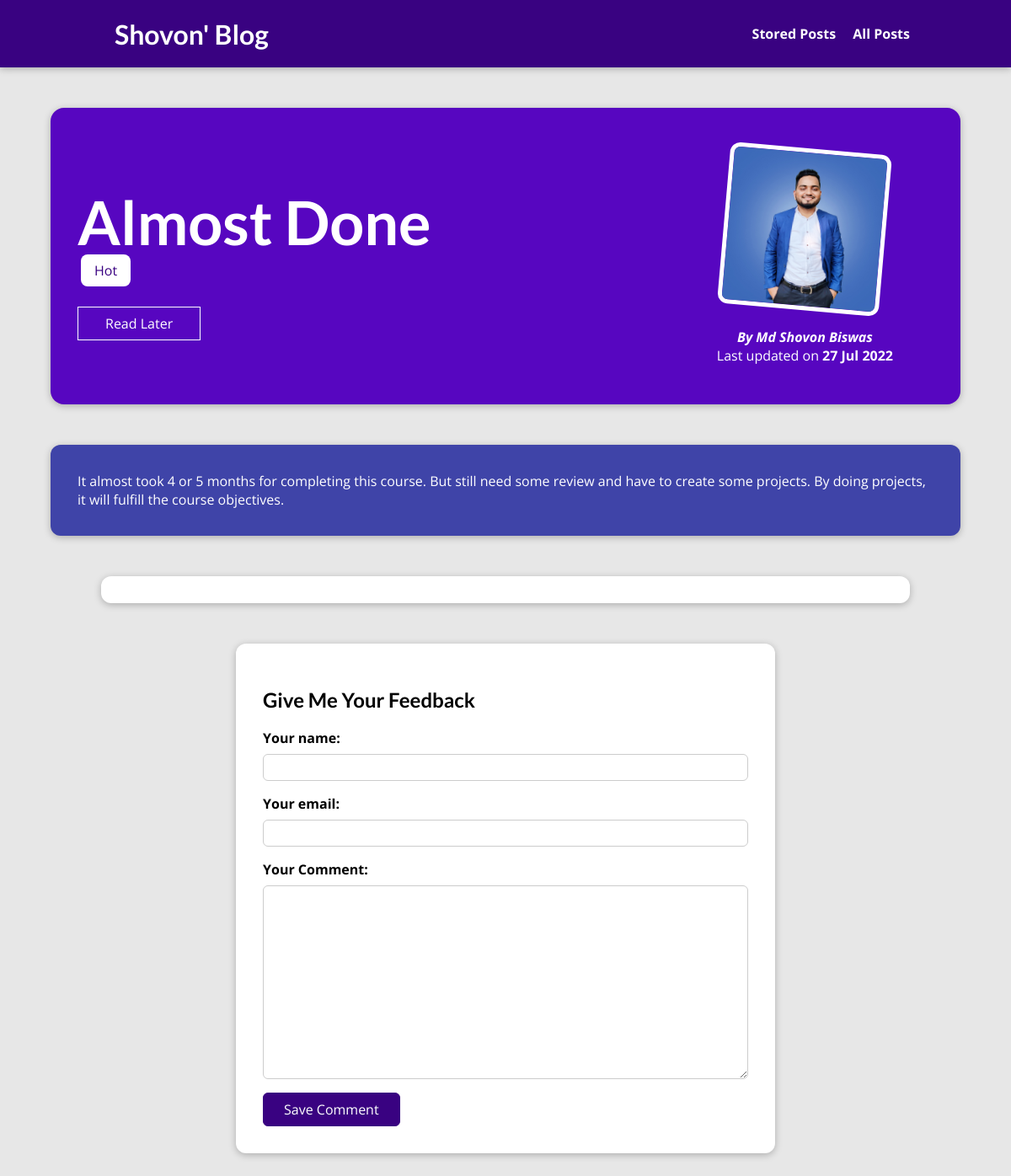
/posts/almost-done, run on the app's committed database.
### blog/models.py (models this page shows, shortened)
class Post(models.Model):
    title = models.CharField(max_length=100)
    excerpt = models.TextField(max_length=100)
    image = models.ImageField(upload_to = "posts", null = True)
    date = models.DateField(auto_now=True)
    slug = models.SlugField(unique=True, db_index=True)
    content = models.TextField(validators=[MinLengthValidator(10)])
    author = models.ForeignKey(
        Author, on_delete=models.SET_NULL, null= True, related_name = "posts")
    tag = models.ManyToManyField(Tag)

class Tag(models.Model):
    captions = models.CharField(max_length=20)

class Author(models.Model):
    first_name = models.CharField(max_length=100)
    last_name = models.CharField(max_length=100)
    email = models.EmailField()
    def full_name(self):
        return f'{self.first_name} {self.last_name}'
    def __str__(self):
        return self.full_name()

### blog/views.py (the view, shortened to what this page needs)
# urls.py: path('posts/<slug:slug>', views.SinglePageView.as_view(), name="post-detail-page"),
class SinglePageView(View):
    def is_stored_post(self,request, post_id):
        stored_posts = request.session.get("stored_posts")
        if stored_posts is not None:
            is_saved_for_later = post_id in stored_posts
        else:
            is_saved_for_later = False
        return is_saved_for_later
    def get(self, request, slug):
        post = Post.objects.get(slug=slug)
        context = {
            "post": post,
            "post_tags":post.tag.all(),
            "comment_form": CommentForm(),
            "comments": post.comments.all().order_by('-id'),
            "saved_for_later": self.is_stored_post(request, post.id)
        }
        return render(request, 'blog/post-details.html', context)

### blog/forms.py
class CommentForm(forms.ModelForm):
    class Meta:
        model = Comment
        exclude = ["post"]
        labels = {
            "user_name": "Your name",
            "user_email": "Your email",
            "text": "Your Comment"
        }

### blog/templates/blog/post-details.html (shortened to what this page needs)
{% extends 'base.html' %} {%load static%}  {%block css_files%}
<link rel="stylesheet" href="{% static 'blog/post-detail.css' %}" />
{% endblock %} {%block content%}
<section id="summary">
  <h2>{{post.title}}</h2>
  <div>
    {% for tag in post_tags %}
    <span class="tag"> {{tag.captions}} </span>
    {% endfor %}
  </div>
  <div class="read-later">
    <form action="{% url 'read-later'%} " method="POST">
      <button>
        {% if saved_for_later %}
          Remove from "Read Later"
        {% else %}
          Read Later
        {% endif %}
      </button>
    </form>
  </div>
  <article>
    <img src="{{ post.image.url }}" alt="{{post.title}}" />
    <address>
      By
      <a href="mailto:{{ post.author.email_address}}"> {{post.author|title}}</a>
    </address>
    <div>Last updated on <time> {{post.date|date:"d M Y"}}</time></div>
  </article>
</section>
<main id="para">{{post.content|linebreaks}}</main>
<section id="comment">
</section>
<section id="comment_form">
  <h2>Give Me Your Feedback</h2>
  <form action="{% url 'post-detail-page' post.slug %}" method="POST">
    {% csrf_token %} {% for form_field in comment_form%}
    <div class="form-control {% if form_field.errors %} invalid {% endif %}">
      {{ form_field.label_tag }} {{ form_field }} {{ form_field.errors }}
    </div>
    {% endfor %}
    <button>Save Comment</button>
  </form>
</section>
{% endblock %}

### static/app.css (style rules this page uses)
* { box-sizing: border-box; }
html { font-family: "Open Sans", "Lato", sans-serif; }
body { margin: 0; }
h1, h2, h3 { font-family: "Lato", sans-serif; font-weight: bold; }

### blog/static/blog/post-detail.css (style rules this page uses)
body { background-color: #e7e7e7; }
#summary { margin: 8rem auto 3rem auto; padding: 2rem; width: 90%; max-width: 90rem; border-radius: 16px; background-color: #5706c0; position: relative; box-shadow: 0 2px 8px rgba(0, 0, 0, 0.25); height: 22rem; }
#summary h2 { color: #fff; font-size: 4.5rem; margin-bottom: 0.25rem; }
#summary article { position: absolute; top: 2rem; right: 3rem; padding: 1rem 2rem; border-radius: 12px; text-align: center; color: white; }
#summary article img { width: 12rem; height: 12rem; border-radius: 12px; transform: rotateZ(5deg); border: 5px solid #fff; margin-bottom: 1rem; }
#summary address { font-weight: bold; }
#summary a { color: #fff; text-decoration: none; }
#summary time { font-weight: bold; }
#para { margin: 3rem auto; width: 90%; max-width: 90rem; border-radius: 12px; background-color: #3f44a8; box-shadow: 0 2px 8px rgba(0, 0, 0, 0.25); padding: 1rem 2rem; color: #fff; }
.tag { background-color: #fff; color: #390281; padding: 0.5rem 1rem; margin: 4px; border-radius: 8px; }
#comment_form button { font: inherit; background-color: #390281; color: white; border: 1px solid #390281; padding: 0.5rem 1.5rem; border-radius: 6px; cursor: pointer; }
#comment_form { margin: 3rem auto; width: 90%; max-width: 40rem; border-radius: 12px; background-color: white; box-shadow: 0 2px 8px rgba(0, 0, 0, 0.25); padding: 2rem; }
.form-control { margin-bottom: 1rem; }
.form-control label { font-weight: bold; margin-bottom: 0.5rem; display: block; }
.form-control input, .form-control textarea { display: block; width: 100%; font: inherit; padding: 0.25rem; border-radius: 6px; border: 1px solid #ccc; }
#comment { margin: 3rem auto; width: 90%; max-width: 60rem; border-radius: 12px; background-color: white; box-shadow: 0 2px 8px rgba(0, 0, 0, 0.25); padding: 1rem 2rem; }
.read-later { margin: 2rem 0; }
.read-later button { background-color: transparent; border: 1px solid white; padding: 0.5rem 2rem; font: inherit; color: white; }

### data on the page
Post: title "Almost Done", image (picture), author "Md Shovon Biswas", date "27 Jul 2022", content "It almost took 4 or 5 months for completing this course. But still need some review and have to create some projects. By doing projects, it will fulfill the course objectives."
Tag: captions "Hot"
